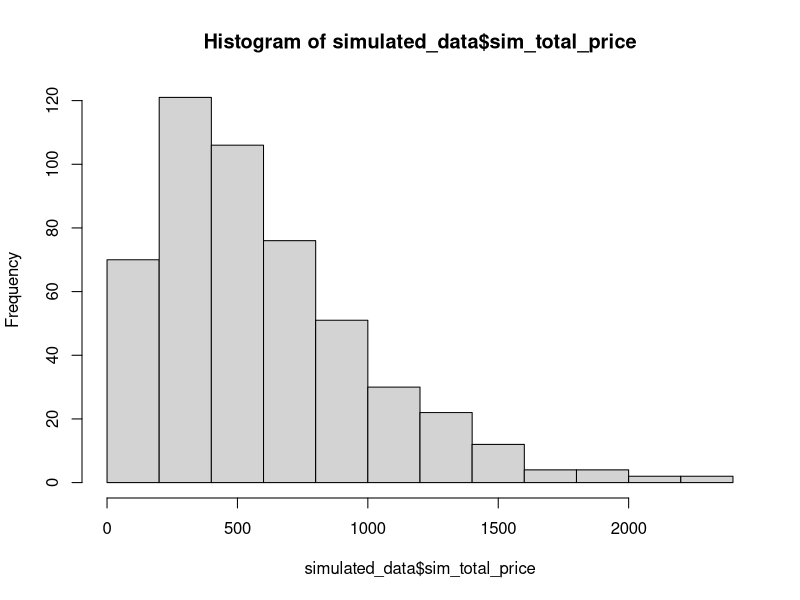
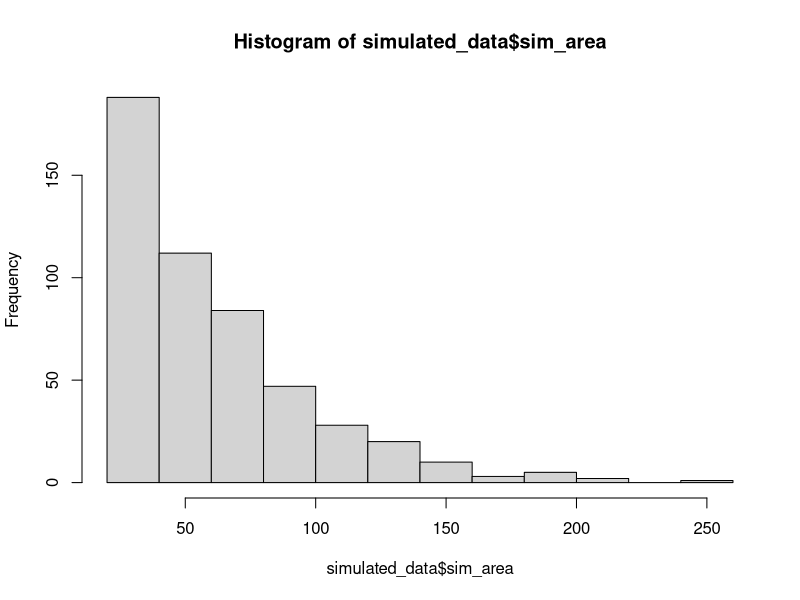
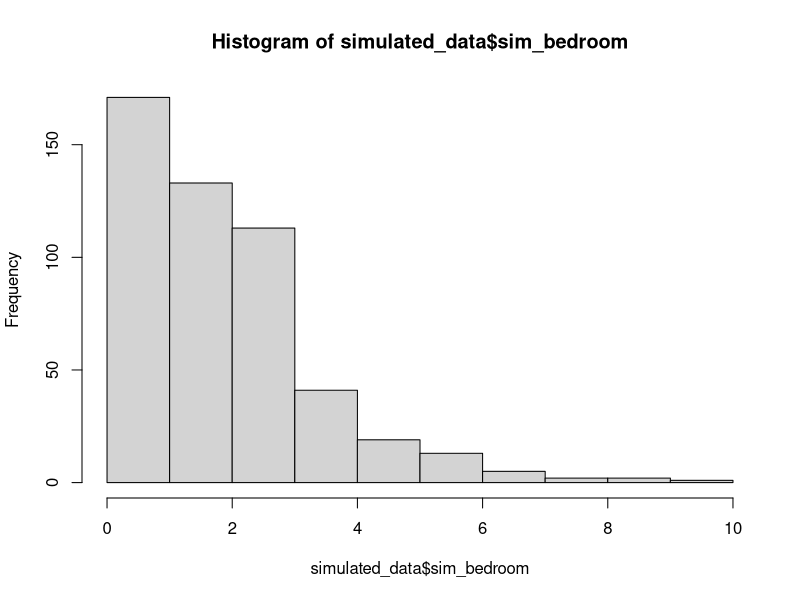
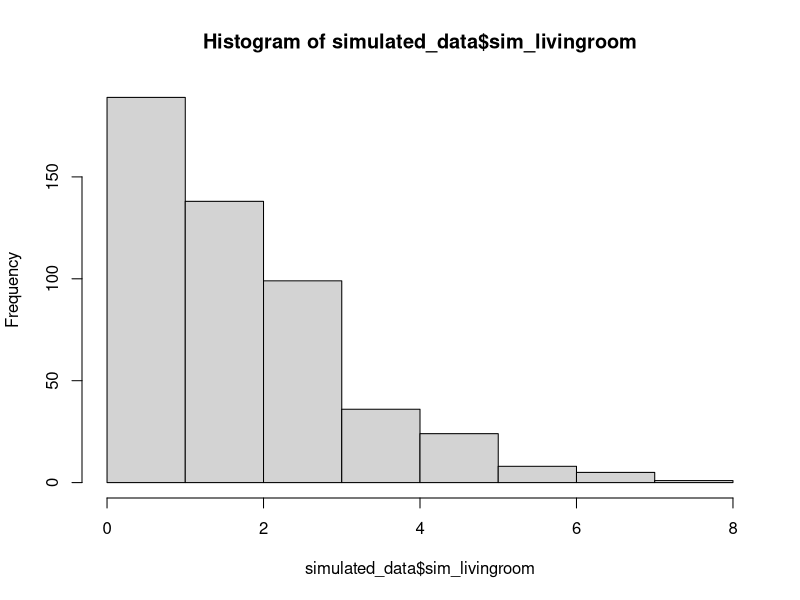
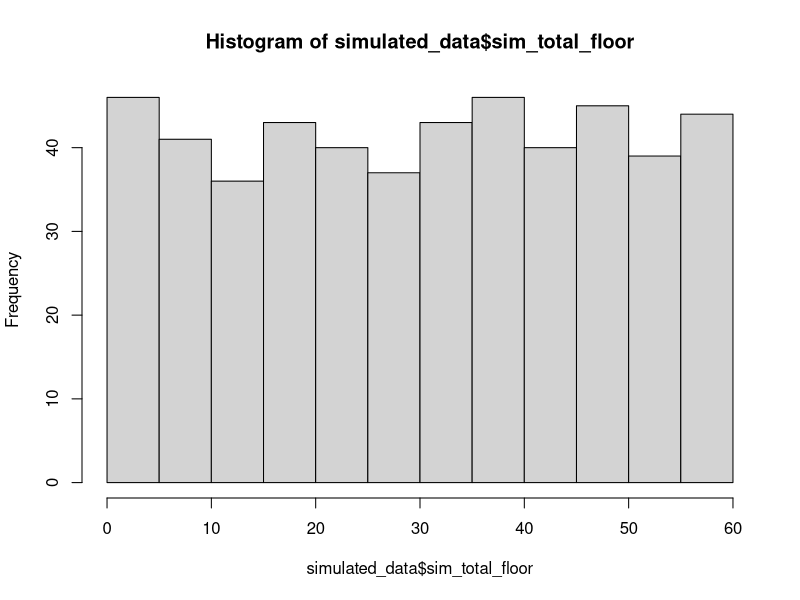
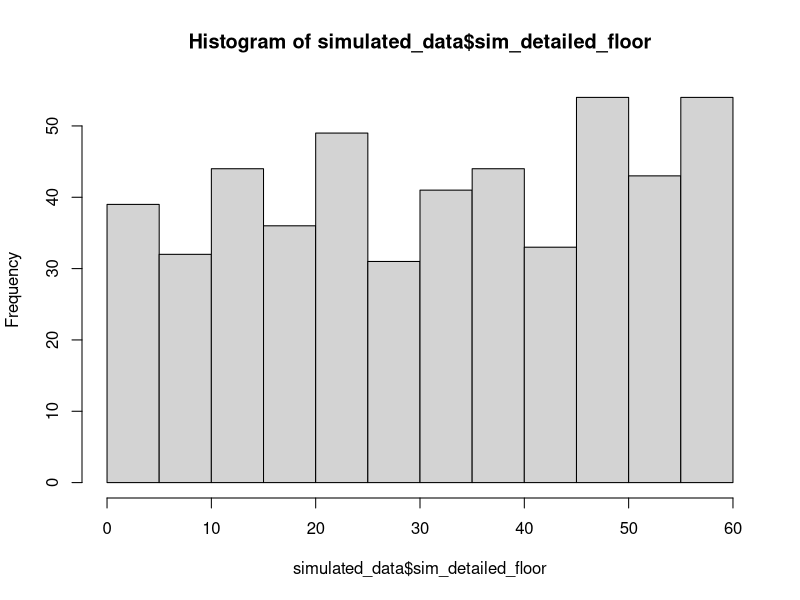
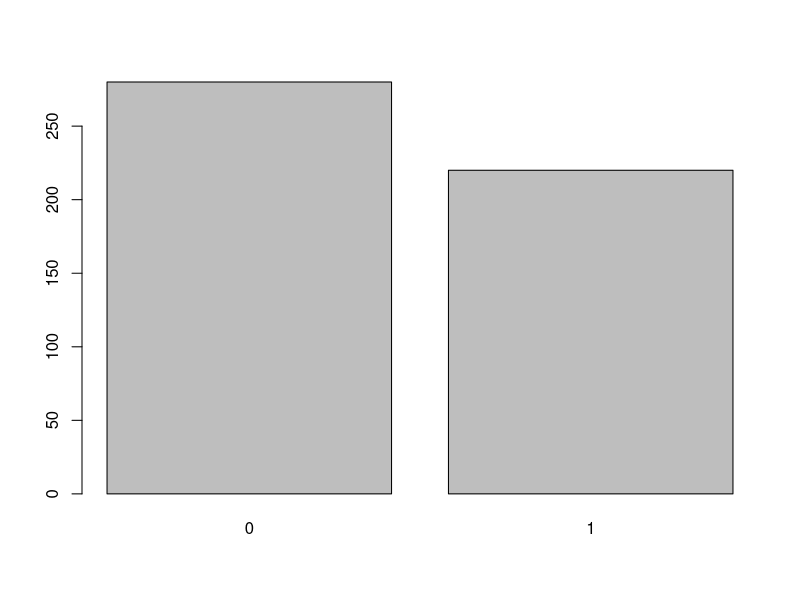
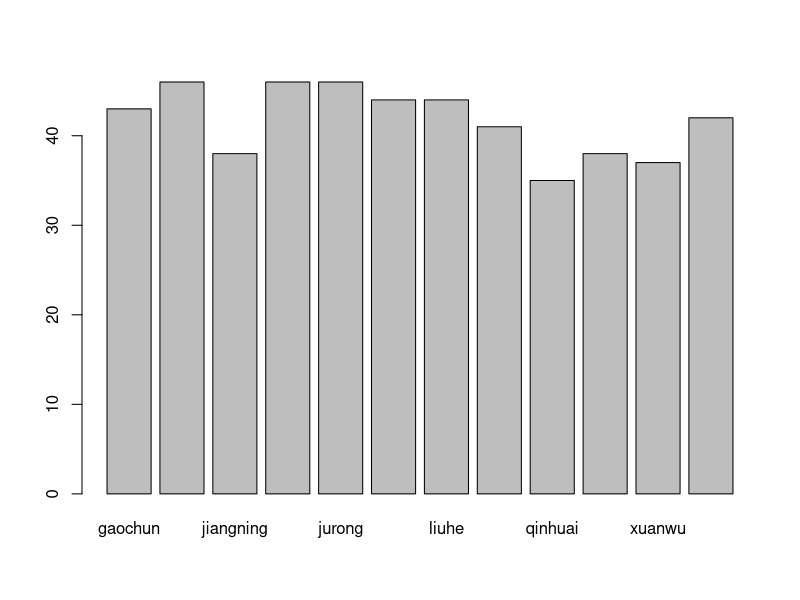

These figures' R source, in order: (Note: this script raises an error after producing the figures.)
#### Preamble ####
# Purpose: Simulates dataset about house price in Nanjing
# Author: Yufei Liu
# Date: 22 Nov 2023
# Contact: florence.liu@mail.utoronto.ca
# License: MIT

#### Data expectations ####
# Total_price would be positive in range 10 to 7000 with more dense in range 200 to 1000
# Areas would be positive in range 20 to 1000
# District would be characters with 12 unique values
# Furnished would be characters with 4 unique values
# Bedroom, Living_Room, Total_Floors, Detailed_Floors would be positive integers
# Facing_South would be a dummy variable with 0 representing facing south


#### Workspace setup ####
library(tidyverse)


#### Simulate data ####
set.seed(777) # set a random seed for simulation
n <- 500 # sample size of simulation

### Simulate Total_Price
sim_gamma_total_price <- rgamma(n, scale = 300, shape = 2) # Simulate gamma distribution
sim_total_price <- pmax(10, pmin(7000, sim_gamma_total_price)) # Adjust the simulated values to the desired range
sim_total_price <- as.integer(sim_total_price) # Convert to integers

### Simulate Area
sim_gamma_area <- rgamma(n, scale = 30, shape = 2) # Simulate gamma distribution
sim_area <- pmax(20, pmin(1000, sim_gamma_area)) # Adjust the simulated values to the desired range

### Simulate District
district <- c('gulou', 'gaochun', 'jiangning', 'jianye', 'jurong', 'lishui', 'liuhe', 'pukou', 'qinhuai', 'qixia', 'xuanwu', 'yuhuatai')
sim_district <- sample(district, n, replace = TRUE)

### Simulate Furnished
furnished <- c("Fully Furnished", "Part Furnished", "Not Furnished", "Other")
sim_furnished <- sample(furnished, n, replace = TRUE)

### Simulate Bedroom
bedroom_num <- c(0:10)
prob <- c(0.1, 0.2, 0.3, 0.2, 0.1, 0.05, 0.02, 0.02, 0.005, 0.005, 0.005)
sim_bedroom <- sample(bedroom_num, n, prob = prob, replace = TRUE)

### Simulate Living_Room
livingroom_num <- c(0:10)
prob_livingroom <- c(0.2, 0.2, 0.3, 0.2, 0.1, 0.05, 0.02, 0.01, 0.001, 0.001, 0.001)
sim_livingroom <- sample(livingroom_num, n, prob = prob_livingroom, replace = TRUE)

### Simulate Total_Floors
total_floor_num <- c(1:60)
sim_total_floor <- sample(total_floor_num, n, replace = TRUE)

### Simulate Detailed_Floor
sim_detailed_floor <- runif(n, max = 60, min = 1)

### Simulate Facing_South
prob_south <- 0.45
sim_facing_south <- as.factor(rbinom(n, size = 1, prob = prob_south))

### Generate simulated dataset
simulated_data <- data.frame(sim_total_price, sim_district, sim_area, 
                             sim_furnished, sim_bedroom, sim_livingroom,
                             sim_total_floor, sim_detailed_floor, sim_facing_south)



#### Test data ####

### Check distribution via histograms and barplots
hist(simulated_data$sim_total_price)
hist(simulated_data$sim_area)
hist(simulated_data$sim_bedroom)
hist(simulated_data$sim_livingroom)
hist(simulated_data$sim_total_floor)
hist(simulated_data$sim_detailed_floor)
barplot(table(simulated_data$sim_facing_south))
barplot(table(simulated_data$sim_district))
barplot(table(simulated_data$sim_furnished))

### Check variable types
simulated_data$sim_total_price |> class() == "integer"
simulated_data$sim_district |> class() == "character"
simulated_data$sim_area |> class() == "numeric"
simulated_data$sim_furnished |> class() == "character"
simulated_data$sim_bedroom |> class() == "integer"
simulated_data$sim_livingroom |> class() == "integer"
simulated_data$sim_total_floor |> class() == "integer"
simulated_data$sim_detailed_floor |> class() == "numeric"
simulated_data$sim_facing_south |> class() == "factor"


### Check the unique values in District and Furnished
simulated_data$sim_district |> unique()
simulated_data$sim_furnished |> unique()


### Check Total price and Area are positive
simulated_data$sim_total_price |> min() > 0
simulated_data$sim_area |> min() > 0


#### Save data ####
write_csv(simulated_data, "output/data/simulated_data.csv")
